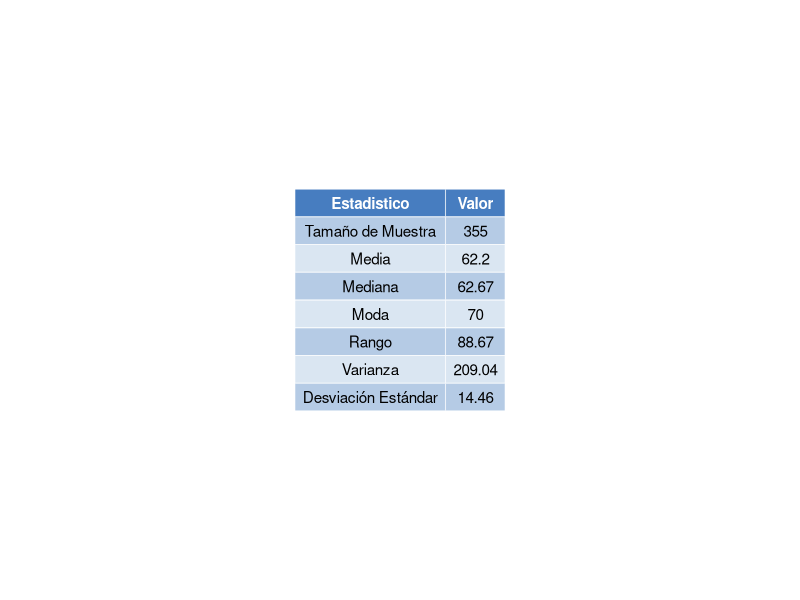
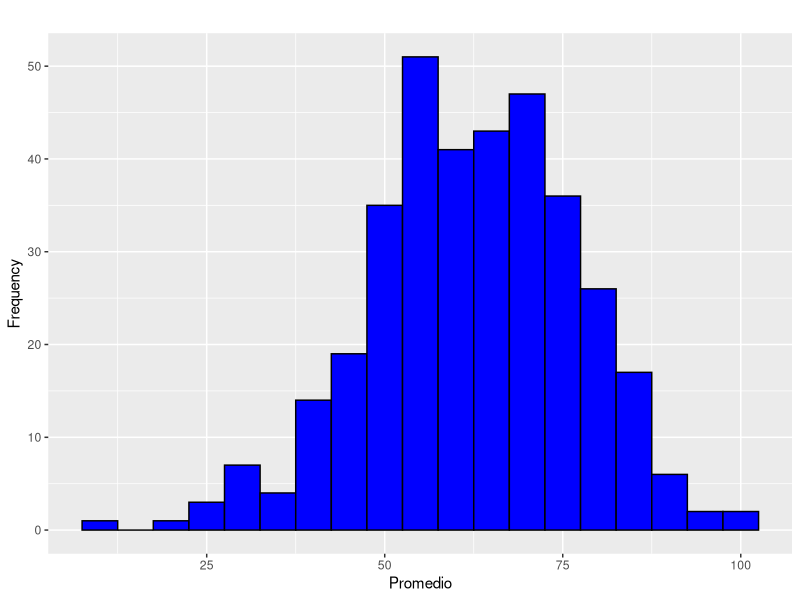
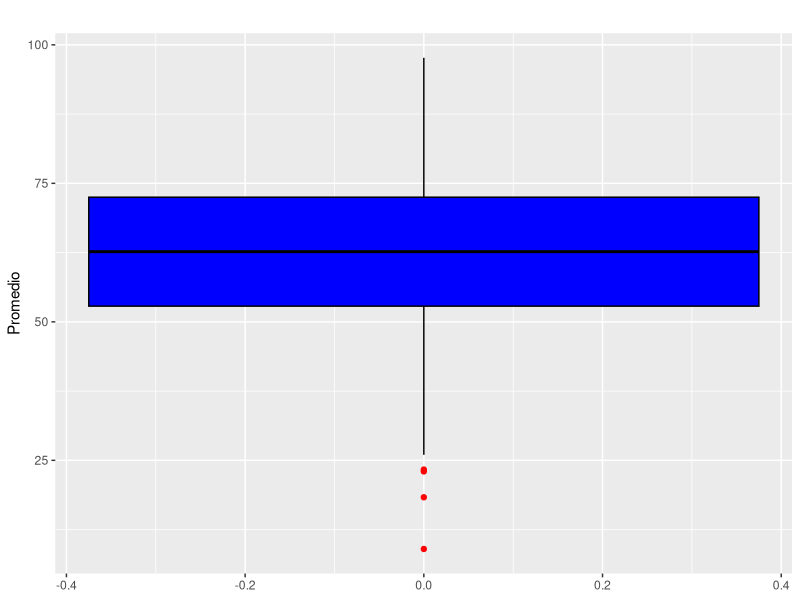

Write R code to recreate these figures, in order.
library(dplyr)
library(ggplot2)
library(ggpubr)


get_mode <- function(v) {
  uniqv <- unique(v)
  uniqv[which.max(tabulate(match(v, uniqv)))]
}

calculate_statistics <- function(score_column) {

  size_muestra <- format(nrow(muestra_free_lunch), nsmall = 0)
  average <- round(mean(score_column, na.rm = TRUE), 2)
  variance <- round(var(score_column, na.rm = TRUE), 2)
  range_values <- range(score_column, na.rm = TRUE)
  range_value <- round(diff(range_values), 2)
  mode_value <- round(get_mode(score_column), 2)
  std_dev <- round(sd(score_column, na.rm = TRUE), 2)
  median_value <- round(median(score_column, na.rm = TRUE), 2)
  
  return(c(size_muestra, average, median_value,  mode_value, range_value,variance, std_dev))
}

make_table <- function(column_names, stats_columns) {
  return (data.frame(
  Statistic = column_names,
  Stats_Column = stats_columns
))
}

change_table_names <- function(table) {
  names(table) <- c("Estadistico", "Valor")
  return(table)
}

make_table_plot<-function(table, table_path){
table_plot <- ggtexttable(table, rows = NULL, theme = ttheme("mBlue"))
ggsave(table_path, plot = table_plot, width = 6, height = 4)  
}


make_histogram_plot <- function(data, column, binwidth = 5, fill_color = "blue", 
                                      border_color = "black", title, x_label, y_label = "Frequency", 
                                      file_path, width = 6, height = 4) {
  histogram_plot <- ggplot(data, aes_string(x = column)) +
    geom_histogram(binwidth = binwidth, fill = fill_color, color = border_color) +
    labs(title = title, x = x_label, y = y_label)
  
  ggsave(file_path, plot = histogram_plot, width = width, height = height)
}

make_box_plot <- function(data, column, fill_color = "blue", 
                          border_color = "black", title = NULL, 
                          y_label = NULL, file_path, 
                          outlier_color = "red", width = 4, height = 6) {
  
  # Check if the column exists in the data
  if (!column %in% names(data)) {
    stop(paste("Column", column, "not found in the data"))
  }
  
  # Set default labels if not provided
  if (is.null(title)) {
    title <- paste("Boxplot of", column)
  }
  if (is.null(y_label)) {
    y_label <- column
  }
  
  # Create the boxplot using ggplot2
  box_plot <- ggplot(data, aes_string(y = column)) +
    geom_boxplot(fill = fill_color, color = border_color, outlier.color = outlier_color) +
    labs(title = title, y = y_label)
  
  # Save the boxplot to the specified file path
  ggsave(file_path, plot = box_plot, width = width, height = height)
}

data <- read.csv("StudentsPerformance.csv")

muestra_free_lunch <- data %>%
  select(lunch, promedio) %>%
  filter(lunch == "free/reduced")


free_lunch_stats <- calculate_statistics(muestra_free_lunch$promedio)

column_names <- c("Tamaño de Muestra", "Media", "Mediana","Moda","Rango",  "Varianza",  "Desviación Estándar")

free_lunch_table <- make_table(column_names, free_lunch_stats) %>% change_table_names()

make_table_plot(free_lunch_table,"objective2/descriptive_analysis/free_lunch/images/free_lunch_table_plot.png")

make_histogram_plot(
  data = muestra_free_lunch,
  column = "promedio",
  binwidth = 5,
  fill_color = "blue",
  border_color = "black",
  title = "",
  x_label = "Promedio",
  file_path = "objective2/descriptive_analysis/free_lunch/images/free_lunch_hist_plot.png"
)

make_box_plot(
  data = muestra_free_lunch,
  column = "promedio",
  fill_color = "blue",
  border_color = "black",
  title = "",
  y_label = "Promedio",
  file_path = "objective2/descriptive_analysis/free_lunch/images/free_lunch_box_plot.png",
  outlier_color = "red",
  width = 4,
  height = 6  
)